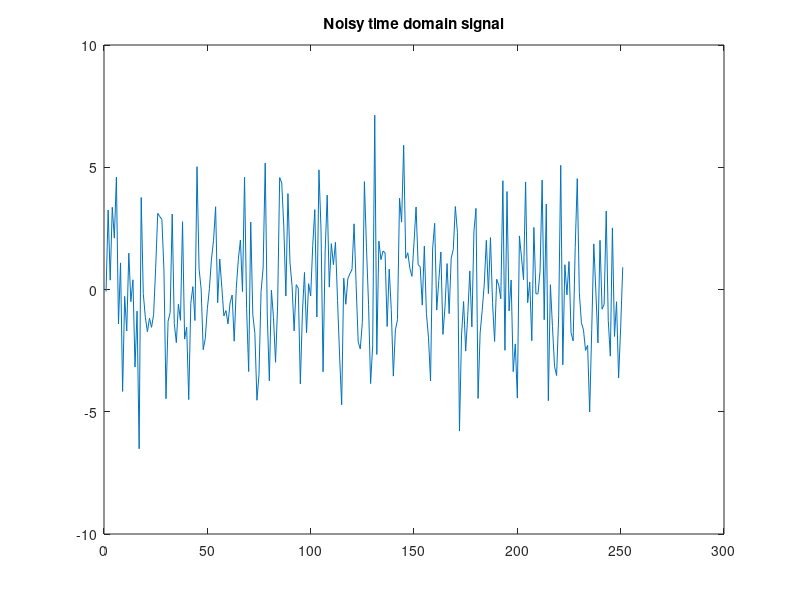

MATLAB code for this plot:
t = 0:.001:.25;
x = sin(2*pi*50*t) + sin(2*pi*120*t);
y = x + 2*randn(size(t));
plot(y);
title('Noisy time domain signal');